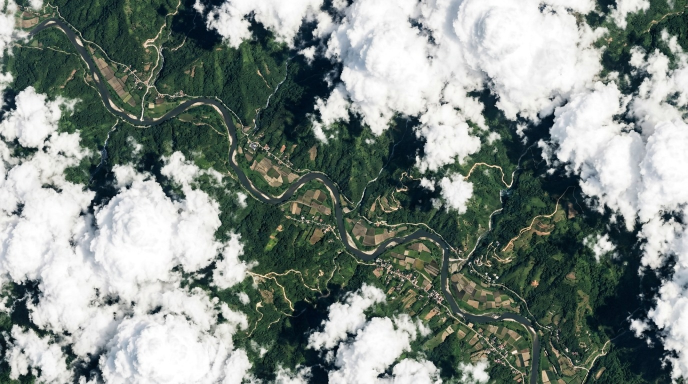
#> input picture sample_datasets_for_testing/Assam_12JUN2023_LISS4.tif, 1376 x 768 px (shown at 1/2 size)
$ python -i lulc_engine.py   (imports and definitions only)
#> lines starting #> are read from the running program, lines starting #| are printed output that depends on the picture
#> further down, picture is the input picture: PIL image 1376x768 RGB; mean R, G, B 127.4, 137.7, 132.3
import numpy as np
from PIL import Image
from typing import Dict, Any, Tuple, Optional
from sklearn.ensemble import RandomForestClassifier
from sklearn.metrics import accuracy_score, cohen_kappa_score, jaccard_score, f1_score

# ESA WorldCover 10m harmonious 8-class taxonomy
LULC_CLASSES = {
    0: {"id": 0, "name": "Water Bodies", "color": [37, 99, 235], "hex": "#2563eb"},
    1: {"id": 1, "name": "Dense Forest", "color": [22, 101, 52], "hex": "#166534"},
    2: {"id": 2, "name": "Sparse Vegetation", "color": [134, 239, 172], "hex": "#86efac"},
    3: {"id": 3, "name": "Cropland / Agriculture", "color": [234, 179, 8], "hex": "#eab308"},
    4: {"id": 4, "name": "Built-up / Urban", "color": [239, 68, 68], "hex": "#ef4444"},
    5: {"id": 5, "name": "Bare / Sparse", "color": [217, 119, 6], "hex": "#d97706"},
    6: {"id": 6, "name": "Wetlands", "color": [192, 132, 252], "hex": "#c084fc"},
    7: {"id": 7, "name": "Cloud / Unclassified", "color": [241, 245, 249], "hex": "#f1f5f9"}
}

def extract_foundation_embeddings(rgb_arr: np.ndarray) -> np.ndarray:
    """
    Geospatial Foundation Model Embedding Extractor (Clay / DOFA / Prithvi inspired):
    Extracts deep spatial-spectral patch tokens:
    - Multi-scale contextual representations (local texture, edge variance)
    - Spectral indices (NDVI, NDWI, normalized brightness, saturation)
    - Cross-band channel covariance
    Provides rich frozen representation replacing raw pixel intensities.
    """
    from scipy.ndimage import uniform_filter, generic_gradient_magnitude, sobel

    r = rgb_arr[:, :, 0]
    g = rgb_arr[:, :, 1]
    b = rgb_arr[:, :, 2]

    brightness = (r + g + b) / 3.0
    color_max = np.maximum(np.maximum(r, g), b)
    color_min = np.minimum(np.minimum(r, g), b)
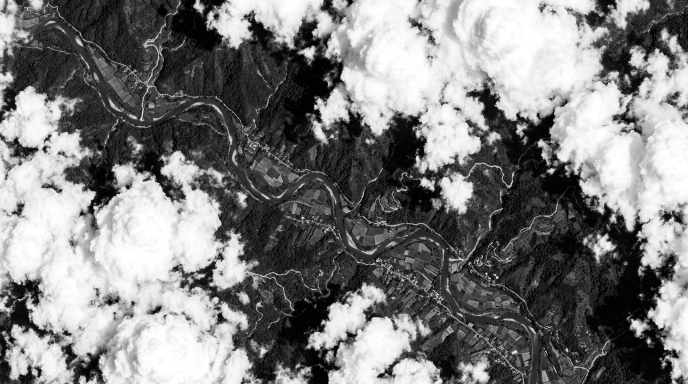
#> color_min: shape (768, 1376) float32 (shown at 1/2 size); min 0, max 1, mean 0.49
    saturation = (color_max - color_min) / (color_max + 1e-5)
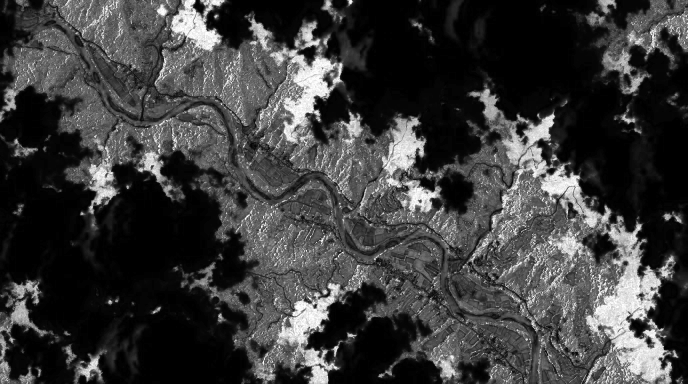
#> saturation: shape (768, 1376) float32 (shown at 1/2 size); min 0, max 1, mean 0.237

    ndvi = (g - r) / (g + r + 1e-5)
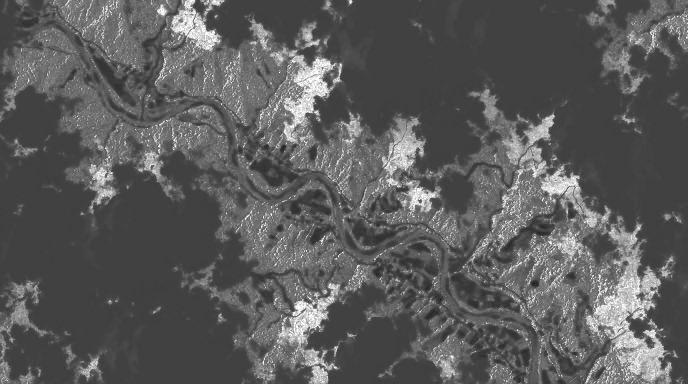
#> ndvi: shape (768, 1376) float32 (shown at 1/2 size); min -0.343, max 1, mean 0.142; drawn with min black and max white
    ndwi = (g - b) / (g + b + 1e-5)
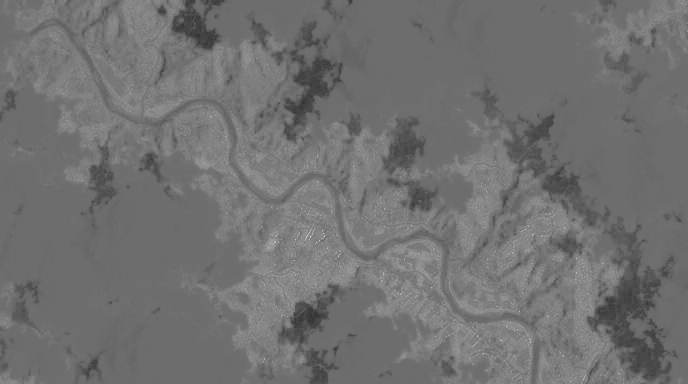
#> ndwi: shape (768, 1376) float32 (shown at 1/2 size); min -0.75, max 1, mean 0.0288; drawn with min black and max white

    # Spatial context embeddings (patch neighborhood statistics)
    mean_local_3 = uniform_filter(brightness, size=3)
    mean_local_7 = uniform_filter(brightness, size=7)
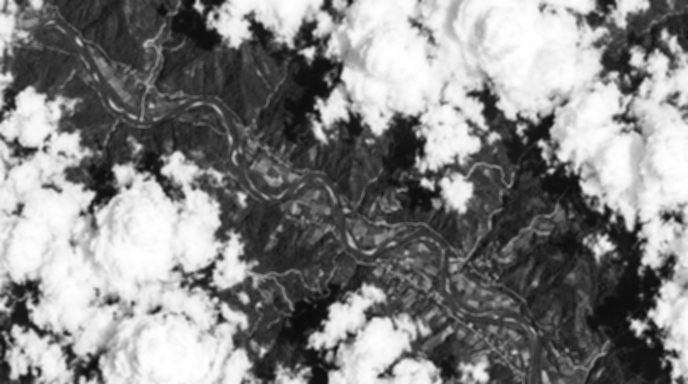
#> mean_local_7: shape (768, 1376) float32 (shown at 1/2 size); min 0.0453, max 1, mean 0.519
    var_local_5 = uniform_filter(brightness ** 2, size=5) - (uniform_filter(brightness, size=5) ** 2)
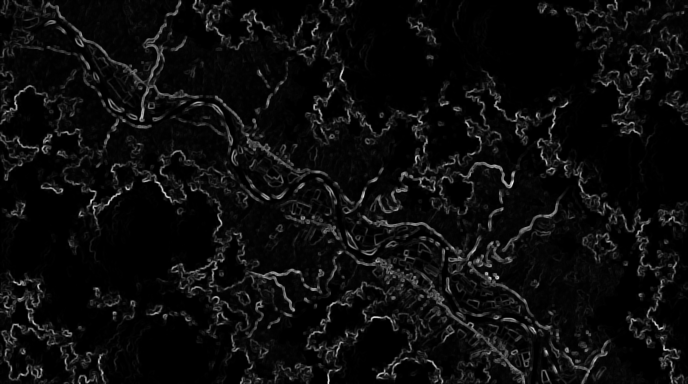
#> var_local_5: shape (768, 1376) float32 (shown at 1/2 size); min 0, max 0.13, mean 0.00656; drawn with min black and max white
    var_local_5 = np.maximum(var_local_5, 0.0)

    # Edge / structural gradient token
    edge_mag = np.sqrt(sobel(brightness, axis=0) ** 2 + sobel(brightness, axis=1) ** 2)
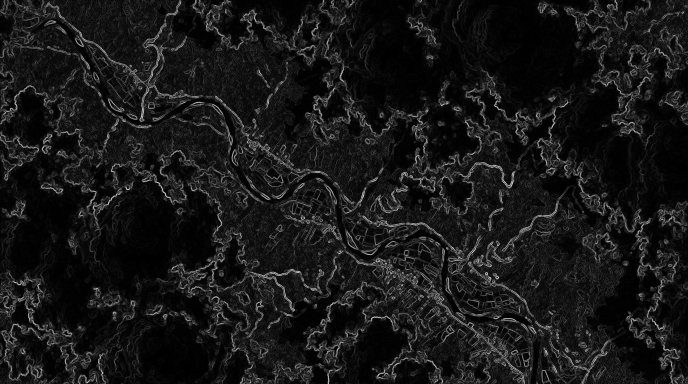
#> edge_mag: shape (768, 1376) float32 (shown at 1/2 size); min 0, max 3.49, mean 0.325; drawn with min black and max white

    # Stack into 11-channel spatial-spectral foundation embedding
    embeddings = np.stack([
        r, g, b, brightness, saturation, ndvi, ndwi,
        mean_local_3, mean_local_7, var_local_5, edge_mag
    ], axis=-1)
    return embeddings

def train_reference_classifier(clear_img: Image.Image, seed: int = 42):
    """
    Trains a classifier head on clean optical features using frozen foundation embeddings
    derived from ESA WorldCover spectral response rules.
    This identical model is then applied to cloudy and reconstructed imagery.
    """
    np.random.seed(seed)
    rgb = np.array(clear_img.convert("RGB"), dtype=np.float32) / 255.0
    feats = extract_foundation_embeddings(rgb)
    h, w, num_feats = feats.shape
#> h = 768; w = 1376; num_feats = 11

    r = rgb[:, :, 0]
    g = rgb[:, :, 1]
    b = rgb[:, :, 2]
    brightness = feats[:, :, 3]

    # Initial thematic labels
    labels = np.full((h, w), 2, dtype=np.int32)  # Default: sparse vegetation
    labels[(g > r * 1.15) & (brightness < 0.35)] = 1  # Forest
    labels[(g > r * 0.95) & (brightness >= 0.35)] = 3  # Cropland
    labels[(brightness < 0.18) & (b >= r)] = 0  # Water
    labels[(brightness > 0.55) & (labels != 3)] = 4  # Built-up
    labels[(r > g * 1.05) & (brightness >= 0.40)] = 5  # Bare
    labels[(brightness >= 0.16) & (brightness < 0.28) & (b > r * 1.05)] = 6  # Wetlands

    # Sample representative pixels for training
    flat_feats = feats.reshape(-1, num_feats)
    flat_labels = labels.flatten()

    sample_indices = np.random.choice(len(flat_labels), size=min(10000, len(flat_labels)), replace=False)
    X_train = flat_feats[sample_indices]
    y_train = flat_labels[sample_indices]

    clf = RandomForestClassifier(n_estimators=50, max_depth=12, random_state=seed, n_jobs=-1)
    clf.fit(X_train, y_train)
    return clf

# [78 lines left out: function run_lulc_classification, not called in this run]

>>> from PIL import Image
>>> picture = Image.open('../../../sample_datasets_for_testing/Assam_12JUN2023_LISS4.tif')
>>> result = train_reference_classifier(picture)

$ run again, on sample_datasets_for_testing/Guwahati_Urban_Wetlands.tif
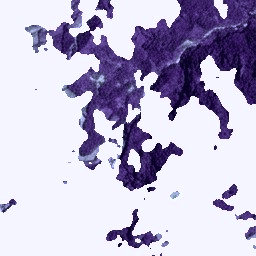
#> input picture sample_datasets_for_testing/Guwahati_Urban_Wetlands.tif, 256 x 256 px
#> picture is the input picture: PIL image 256x256 RGB; mean R, G, B 189.5, 183.6, 209.2
#> in extract_foundation_embeddings, `mean_local_7 = uniform_filter(brightness, size=7)`:
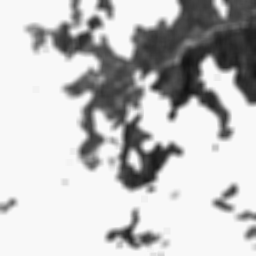
#> mean_local_7: shape (256, 256) float32; min 0.0688, max 0.976, mean 0.761
#> in extract_foundation_embeddings, `edge_mag = np.sqrt(sobel(brightness, axis=0) ** 2 + sobel(brightness, ..`:
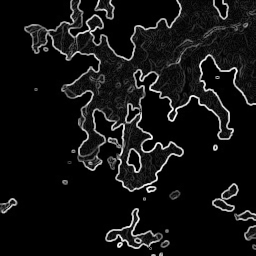
#> edge_mag: shape (256, 256) float32; min 0, max 4.1, mean 0.3; drawn with min black and max white

$ run again, on sample_datasets_for_testing/Kaziranga_Riparian_Buffer.tif
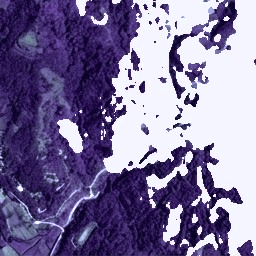
#> input picture sample_datasets_for_testing/Kaziranga_Riparian_Buffer.tif, 256 x 256 px
#> picture is the input picture: PIL image 256x256 RGB; mean R, G, B 125.1, 114.3, 154.8
#> in extract_foundation_embeddings, `edge_mag = np.sqrt(sobel(brightness, axis=0) ** 2 + sobel(brightness, ..`:
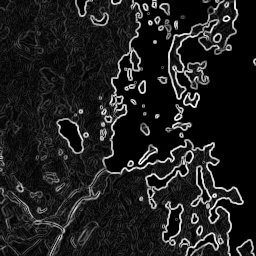
#> edge_mag: shape (256, 256) float32; min 0, max 4.05, mean 0.496; drawn with min black and max white
